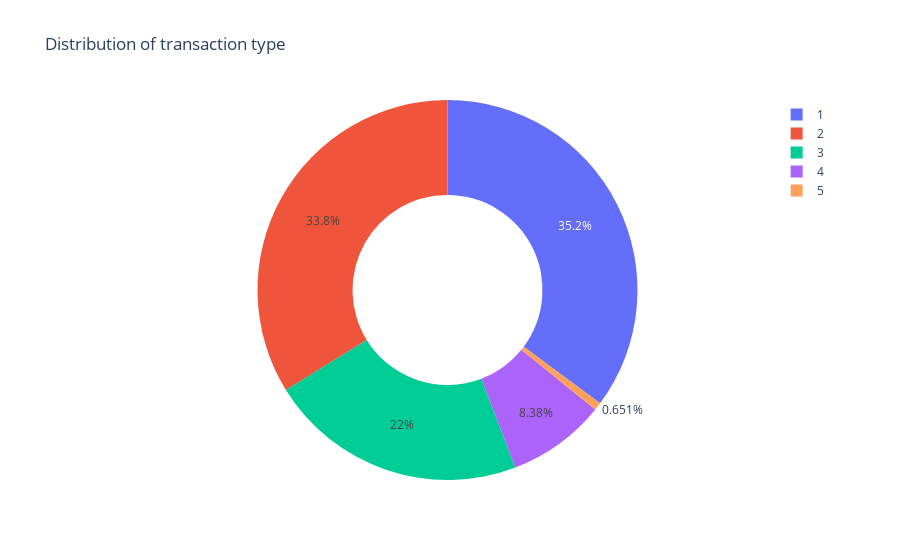

Source (notebook cell):
### Code cell
figure.show()

### Figure 1 — Plotly figure (JSON) as saved in the notebook; plotly's stock layout.template omitted (floating-point values rounded to 4 significant figures)
{"data": [{"domain": {"x": [0, 1], "y": [0, 1]}, "hole": 0.5, "hovertemplate": "label=%{label}<br>value=%{value}<extra></extra>", "labels": [1, 2, 3, 4, 5], "legendgroup": "", "name": "", "showlegend": true, "type": "pie", "values": [2237500, 2151495, 1399284, 532909, 41432]}], "layout": {"autosize": true, "legend": {"tracegroupgap": 0}, "title": {"text": "Distribution of transaction type"}}}
